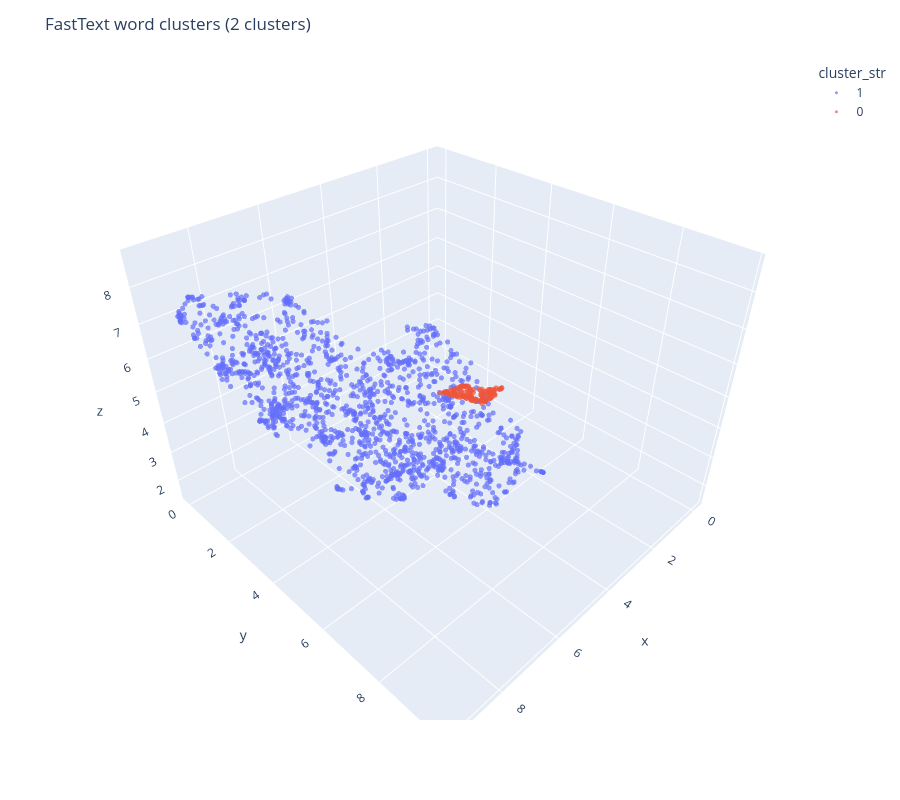

This figure's notebook cell:
### Code cell
# Drop noise for clarity, or keep it gray
df_plot = df[df['cluster'] != -1].copy()
df_plot['cluster_str'] = df_plot['cluster'].astype(str)

fig = px.scatter_3d(
    df_plot,
    x='x', y='y', z='z',
    color='cluster_str',
    hover_data=['word', 'freq'],
    opacity=0.7,
)
fig.update_traces(marker=dict(size=3))
fig.update_layout(height=800, title=f"FastText word clusters ({n_clusters} clusters)")
fig.show()

### Figure 1 — Plotly figure (JSON) as saved in the notebook; plotly's stock layout.template omitted (floating-point values rounded to 4 significant figures; data arrays with more than 128 entries replaced by an {"elided": "..."} marker saying what was removed)
{"data": [{"customdata": {"elided": "1406x2 mixed values"}, "hovertemplate": "cluster_str=1<br>x=%{x}<br>y=%{y}<br>z=%{z}<br>word=%{customdata[0]}<br>freq=%{customdata[1]}<extra></extra>", "legendgroup": "1", "marker": {"color": "#636efa", "opacity": 0.7, "size": 3, "symbol": "circle"}, "mode": "markers", "name": "1", "scene": "scene", "showlegend": true, "type": "scatter3d", "x": {"elided": "1406 float values"}, "y": {"elided": "1406 float values"}, "z": {"elided": "1406 float values"}}, {"customdata": {"elided": "138x2 mixed values"}, "hovertemplate": "cluster_str=0<br>x=%{x}<br>y=%{y}<br>z=%{z}<br>word=%{customdata[0]}<br>freq=%{customdata[1]}<extra></extra>", "legendgroup": "0", "marker": {"color": "#EF553B", "opacity": 0.7, "size": 3, "symbol": "circle"}, "mode": "markers", "name": "0", "scene": "scene", "showlegend": true, "type": "scatter3d", "x": {"elided": "138 float values"}, "y": {"elided": "138 float values"}, "z": {"elided": "138 float values"}}], "layout": {"height": 800, "legend": {"title": {"text": "cluster_str"}, "tracegroupgap": 0}, "margin": {"t": 60}, "scene": {"domain": {"x": [0, 1], "y": [0, 1]}, "xaxis": {"title": {"text": "x"}}, "yaxis": {"title": {"text": "y"}}, "zaxis": {"title": {"text": "z"}}}, "title": {"text": "FastText word clusters (2 clusters)"}}}
